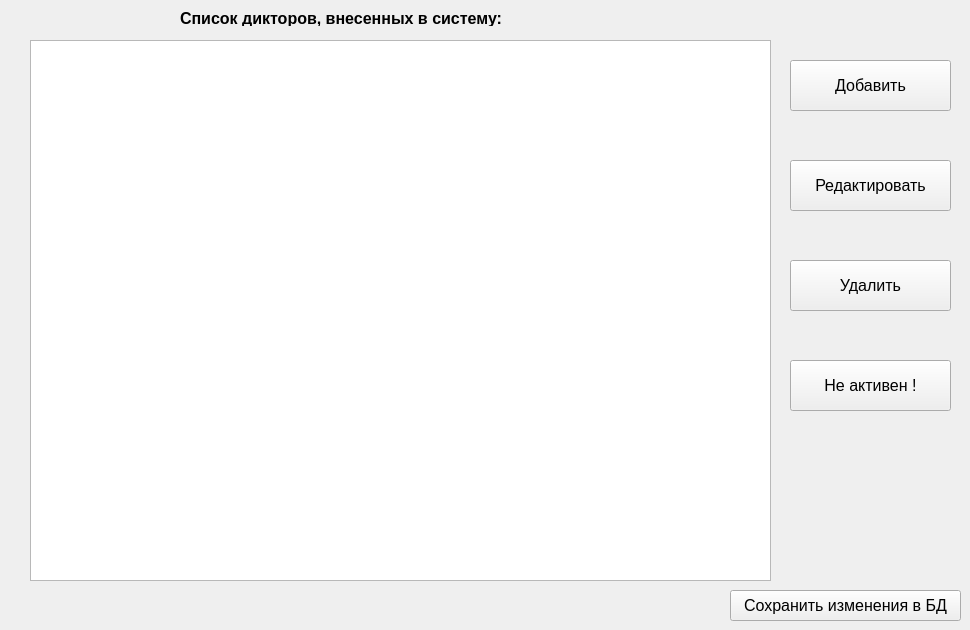
    <widget class="QWidget" name="tab_4">
     <attribute name="title">
      <string>Дикторы</string>
     </attribute>
     <widget class="QPushButton" name="pushButton_add_speaker">
      <property name="geometry">
       <rect>
        <x>790</x>
        <y>60</y>
        <width>161</width>
        <height>51</height>
       </rect>
      </property>
      <property name="font">
       <font>
        <family>Arial</family>
        <pointsize>12</pointsize>
       </font>
      </property>
      <property name="text">
       <string>Добавить</string>
      </property>
     </widget>
     <widget class="QTableView" name="tableView_list_speakers">
      <property name="geometry">
       <rect>
        <x>30</x>
        <y>40</y>
        <width>741</width>
        <height>541</height>
       </rect>
      </property>
     </widget>
     <widget class="QPushButton" name="pushButton_edit_speaker">
      <property name="geometry">
       <rect>
        <x>790</x>
        <y>160</y>
        <width>161</width>
        <height>51</height>
       </rect>
      </property>
      <property name="font">
       <font>
        <family>Arial</family>
        <pointsize>12</pointsize>
       </font>
      </property>
      <property name="text">
       <string>Редактировать</string>
      </property>
     </widget>
     <widget class="QPushButton" name="pushButton_delete_speaker">
      <property name="geometry">
       <rect>
        <x>790</x>
        <y>260</y>
        <width>161</width>
        <height>51</height>
       </rect>
      </property>
      <property name="font">
       <font>
        <family>Arial</family>
        <pointsize>12</pointsize>
       </font>
      </property>
      <property name="text">
       <string>Удалить</string>
      </property>
     </widget>
     <widget class="QPushButton" name="pushButton_inactive_speaker">
      <property name="geometry">
       <rect>
        <x>790</x>
        <y>360</y>
        <width>161</width>
        <height>51</height>
       </rect>
      </property>
      <property name="font">
       <font>
        <family>Arial</family>
        <pointsize>12</pointsize>
       </font>
      </property>
      <property name="text">
       <string>Не активен !</string>
      </property>
     </widget>
     <widget class="QPushButton" name="pushButton_save_speakers">
      <property name="geometry">
       <rect>
        <x>730</x>
        <y>590</y>
        <width>231</width>
        <height>31</height>
       </rect>
      </property>
      <property name="font">
       <font>
        <family>Arial</family>
        <pointsize>12</pointsize>
       </font>
      </property>
      <property name="text">
       <string>Сохранить изменения в БД</string>
      </property>
     </widget>
     <widget class="QLabel" name="label_list_speakers">
      <property name="geometry">
       <rect>
        <x>180</x>
        <y>10</y>
        <width>341</width>
        <height>16</height>
       </rect>
      </property>
      <property name="font">
       <font>
        <family>Arial</family>
        <pointsize>12</pointsize>
        <weight>75</weight>
        <bold>true</bold>
       </font>
      </property>
      <property name="text">
       <string>Список дикторов, внесенных в систему:</string>
      </property>
     </widget>
    </widget>
